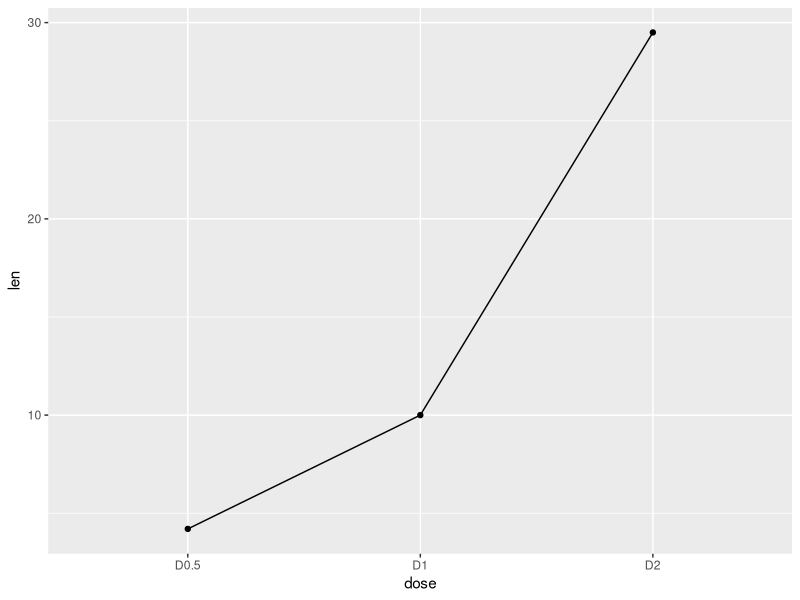
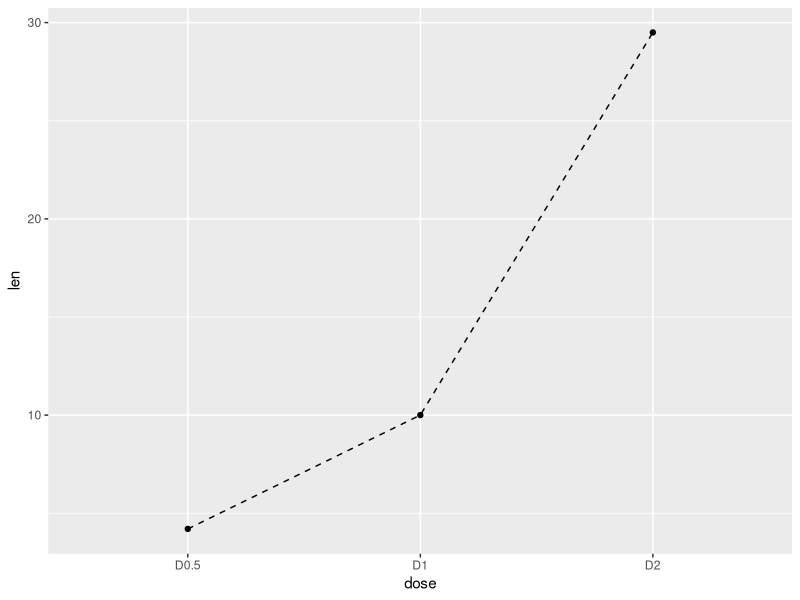

R code for these plots, in order:
install.packages("ggplot2")
library(ggplot2)

data_frame <- data.frame(dose = c("D0.5", "D1", "D2"),
                         len = c(4.2, 10, 29.5))
head(data_frame)

png(file = "multi_line_graph2.jpg")

ggplot(data = data_frame, aes(x = dose, y = len, group = 1)) +
  geom_line() +
  geom_point()

ggplot(data = data_frame, aes(x = dose, y = len, group = 1)) +
  geom_line(linetype = "dashed") +
  geom_point()

dev.off()
